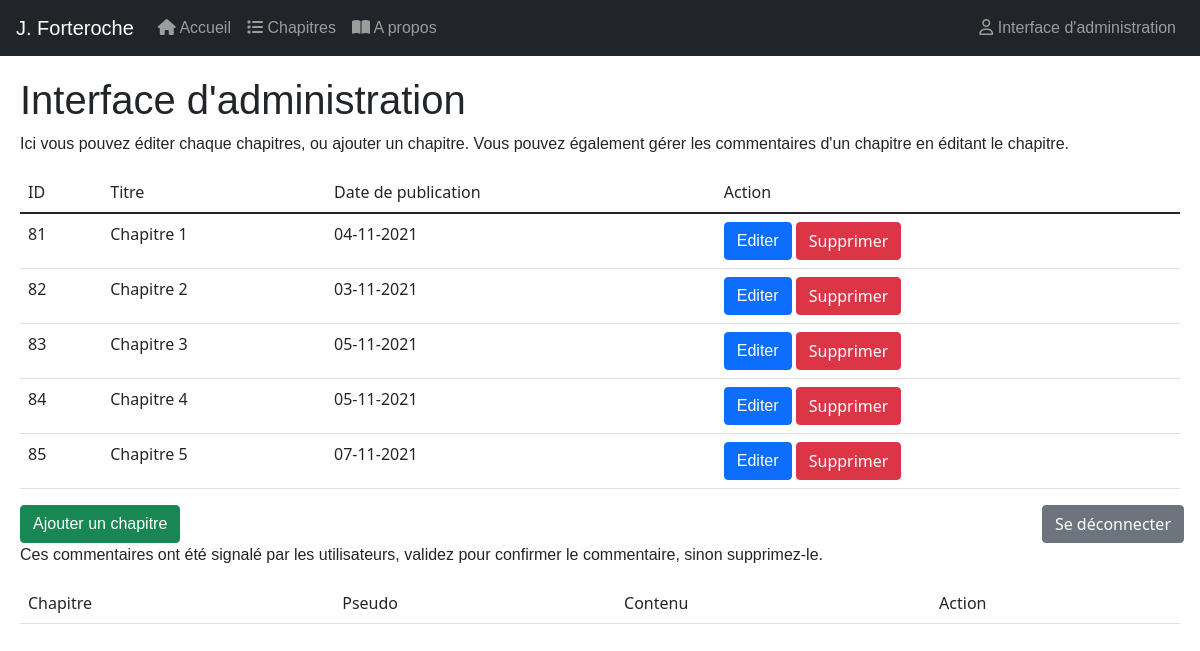
The app's page /index.php?action=admin (signed in) with its own data.
### tables this page shows
CREATE TABLE IF NOT EXISTS `billets` (
  `id` int(11) NOT NULL AUTO_INCREMENT,
  `titre` varchar(255) DEFAULT NULL,
  `contenu` text DEFAULT NULL,
  `date_publi` date DEFAULT NULL,
  PRIMARY KEY (`id`)
);

### core/Controller/Controller.php (called while the page is built, shortened)
<?php
class Controller {
    protected $viewpath;
    protected function render($view, $variable =[]) {
        extract($variable);
        require ($this -> viewpath . $view . '.php');
    }
}

### app/Controller/Backend/BackendController.php (called while the page is built, shortened)
<?php
class BackendController extends AppController {
    public function admin() {
        $billets =$this->billet->all();
        $this->render('backend/home', compact('billets', 'reports', 'success_delete', 'success_validate'));
    }
}

### core/Table/Table.php (called while the page is built, shortened)
<?php
class Table {
    protected $db;
    public function __construct(MysqlDatabase $db) {
        $this -> db = $db;
    }
    public function query($statement, $attributes = null, $one = false) {
        if($attributes) {
            return $this -> db -> prepare($statement, $attributes, str_replace('Table','Entity', get_class($this)), $one);
        }
        else {
            return $this -> db -> query($statement, str_replace('Table','Entity', get_class($this)), $one);
        }
    }
}
?>

### core/Database/MysqlDatabase.php (called while the page is built, shortened)
<?php
class MysqlDatabase {
    private $db_name;
    private $db_user;
    private $db_pass;
    private $db_host;
    private $pdo;
    public function __construct($db_name, $db_user, $db_pass, $db_host) {
        $this -> db_name = $db_name;
        $this -> db_user = $db_user;
        $this -> db_pass = $db_pass;
        $this -> db_host = $db_host;
    }
    private function getPDO(){
        if($this -> pdo === null) {
            $pdo = new PDO('mysql:dbname=' . $this -> db_name. ';host=' . $this -> db_host . '', $this -> db_user, $this -> db_pass);
            $pdo -> setAttribute(PDO::ATTR_ERRMODE, PDO::ERRMODE_EXCEPTION);
            $this -> pdo = $pdo;
        }
        return $this -> pdo;
    }
    public function query($statement, $class_name=null, $one=false) {
        $req = $this -> getPDO() -> query($statement);
        if($class_name === null) {
            $req -> setFetchMode(PDO::FETCH_OBJ);
        }
        else {
            $req->setFetchMode(PDO::FETCH_CLASS, $class_name);
        }
        if ($one) {
            $datas = $req->fetch();
        }
        else {
            $datas = $req->fetchAll();
        }
        return $datas;
    }
}

### app/Table/BilletTable.php (called while the page is built, shortened)
<?php
class BilletTable extends Table {
    public function all() {
        return $this -> query("SELECT * FROM billets ORDER BY id");
    }
}
?>

### app/AutoLoader.php (called while the page is built, shortened)
<?php
class AutoLoader {
    public static function autoload($class) {
        if (strpos($class, __NAMESPACE__ . '\\') === 0){
            $class = str_replace(__NAMESPACE__ . '\\', '', $class);
            $class = str_replace('\\', '/', $class);
        }
    }
}

### core/AutoLoader.php (called while the page is built, shortened)
<?php
class AutoLoader {
    public static function autoload($class) {
        if (strpos($class, __NAMESPACE__ . '\\') === 0){
            $class = str_replace(__NAMESPACE__ . '\\', '', $class);
            $class = str_replace('\\', '/', $class);
        }
    }
}

### app/views/backend/home.php (the view, shortened to what this page needs)
<section class="main" id="adminpage">
<h1> Interface d'administration </h1>
<p> Ici vous pouvez éditer chaque chapitres, ou ajouter un chapitre. Vous pouvez également gérer les commentaires d'un chapitre en éditant le chapitre. </p>
<table class="table">
    <thead>
        <tr>
            <td>ID</td>
            <td>Titre</td>
            <td>Date de publication</td>
            <td>Action</td>
        </tr>
    </thead>
    <tbody>
        <?php foreach ($billets as $billet): ?>
        <tr>
            <td><?php echo $billet->id;?></td>
            <td><?php echo $billet->titre;?></td>
            <td>
                <?php
                    if($billet->date_publi === null) {
                        echo 'Date de publication non défini';
                    } else
                    echo date("d-m-Y", strtotime($billet->date_publi));
            ?></td>
            <td>
                <a class="btn btn-primary" href=".\index.php?action=edit&id=<?php echo $billet->id;?>"> Editer </a>
                <form action="?action=delete" method="post" style="display: inline;">
                    <button class="btn btn-danger" type="submit" name="delete" onclick="return confirm('Voulez-vous vraiment supprimer le chapitre?');">Supprimer</button>
                </form>
            </td>
        </tr>
        <?php endforeach;?>
</table>
<form method="post" action="">
    <a class="btn btn-success" href="./index.php?action=add">Ajouter un chapitre</a>
    <button class="btn btn-secondary nav-admin" type="submit" name="disconnect">Se déconnecter</button>
</form>
<p> Ces commentaires ont été signalé par les utilisateurs, validez pour confirmer le commentaire, sinon supprimez-le.</p>
<table class="table">
    <thead>
        <tr>
            <td>Chapitre</td>
            <td>Pseudo</td>
            <td>Contenu</td>
            <td>Action</td>
        </tr>
    </thead>
</table>
</section>

### public/css/style.css (style rules this page uses)
html ,body ,h1 ,h2 ,h3 ,h4 ,h5 ,h6 ,p , a { font-family: ff-tisa-sans-web-pro, sans-serif; font-style: normal; font-weight: 100; margin-top: 0px; margin-left: 0px; margin-right: 0px; }
.nav-admin { position: absolute; right:1em; }
.main { padding: 20px; }

### records on screen
billets: id "81", titre "Chapitre 1", date_publi "04-11-2021"
billets: id "82", titre "Chapitre 2", date_publi "03-11-2021"
billets: id "83", titre "Chapitre 3", date_publi "05-11-2021"
billets: id "84", titre "Chapitre 4", date_publi "05-11-2021"
billets: id "85", titre "Chapitre 5", date_publi "07-11-2021"
